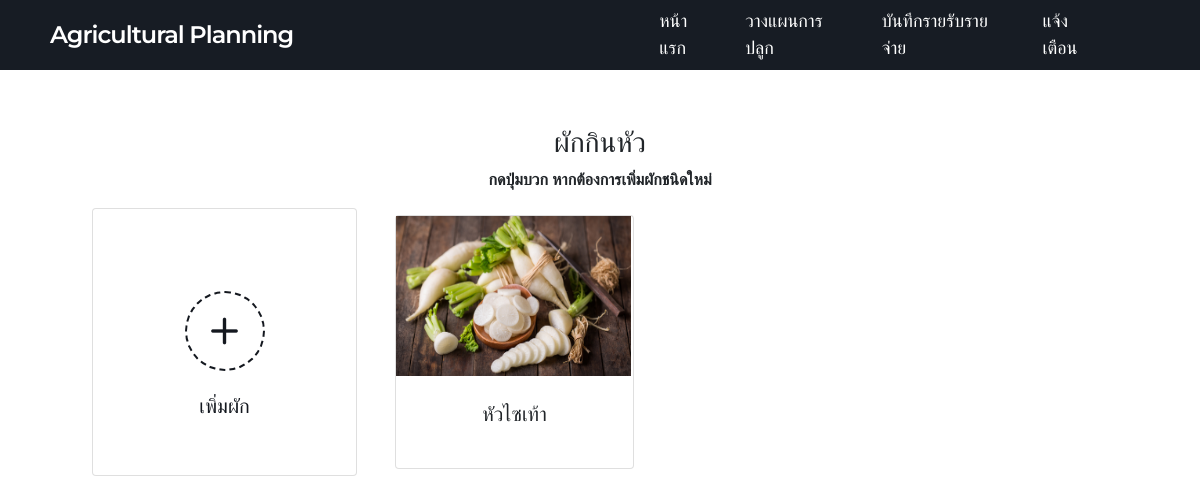
Page /All_Vegetables_head.php on the committed database.
### tables this page shows
CREATE TABLE `vegetable` (
  `id_Vegetable` int(11) NOT NULL,
  `Name` varchar(99) NOT NULL,
  `distance` int(99) NOT NULL,
  `sow_seeds` int(99) NOT NULL,
  `Planing_period` int(99) NOT NULL,
  `Fertilize` int(99) NOT NULL,
  `soil` int(99) NOT NULL,
  `old` int(3) NOT NULL,
  `img` varchar(999) NOT NULL,
  `Veg_Type_ID` int(11) NOT NULL,
  `id_user` int(99) NOT NULL
);

### All_Vegetables_head.php (the view, shortened to what this page needs)
<!DOCTYPE html>
<html lang="en">
<head>
    <link rel="stylesheet" href="./style/All_Vegetables_leafy.css">
    <link rel="stylesheet" href="https://cdnjs.cloudflare.com/ajax/libs/font-awesome/4.7.0/css/font-awesome.min.css">
    <link href="https://cdn.jsdelivr.net/npm/bootstrap@5.1.3/dist/css/bootstrap.min.css" rel="stylesheet">
    <link rel="stylesheet" href="https://unicons.iconscout.com/release/v4.0.0/css/line.css">
    <?php include "./user_menu.php" ?>
</head>
<?php
$all_veg = "SELECT * FROM  vegetable WHERE (Veg_Type_ID = '2') ";
$result = mysqli_query($conn, $all_veg);
?>
<body>
    <div class="container mt-3">
        <h3>ผักกินหัว</h3>
        <p>กดปุ่มบวก หากต้องการเพิ่มผักชนิดใหม่</p>
        <div class="row">
            <div class="wrapper col-2">
                <div class="card">
                    <li class="add-box" class="btn btn-primary" data-bs-toggle="modal" data-bs-target="#myModal">
                        <div class="icon"><i class="uil uil-plus"></i></div>
                        <p>เพิ่มผัก</p>
                </div>
            </div>
            <?php while ($row = $result->fetch_assoc()) : ?>
                <div class="wrapper col-2">
                    <a type="submit" name="cancel" class="btn" href="infor_Vegetables_head.php ?id_Vegetable=<?php echo $row['id_Vegetable']; ?>">
                        <div class="card">
                            <img src="<?php echo $row['img']; ?>" style="width:235px;height:160px">
                            <div class="card-body">
                                <p class="btn"><?php echo $row['Name']; ?></p><br>
                            </div>
                        </div>
                    </a>
                </div>
            <?php endwhile ?>
        </div>
</body>
</html>

### style/All_Vegetables_leafy.css (style rules this page uses)
* { margin: 0; padding: 0; box-sizing: border-box; font-family: 'Poppins', sans-serif; }
img { height:165px; }
.card p { font-size: 20px; }
h3 { padding-top: 40px; }
body { background: #88ABFF; }
.wrapper { margin: 50px; display: grid; gap: 25px; grid-template-columns: repeat(auto-fill, 265px); }
.wrapper li { height: 250px; list-style: none; border-radius: 5px; padding: 0px 00px 0px; background: #fff; }
.mt-3 { text-align: center; font-weight: 600; }
.add-box, .icon, .bottom-content, .popup, header, .settings .menu li { display: flex; align-items: center; justify-content: space-between; }
.add-box { cursor: pointer; flex-direction: column; justify-content: center; }
.add-box .icon { height: 80px; margin-top: 60px; width: 80px; color: #14181f; font-size: 40px; border-radius: 50%; justify-content: center; border: 2px dashed #14181f; }
.add-box p { color: #14181f; font-weight: 500; font-size: 20px; margin-top: 20px; }

### style/user_menu1.css (style rules this page uses)
* { margin: 0; padding: 0; outline: none; box-sizing: border-box; font-family: 'Montserrat', sans-serif; }
body { background: #f2f2f2; }

### rows in the picture
vegetable: img (picture), Name "หัวไซเท้า"
